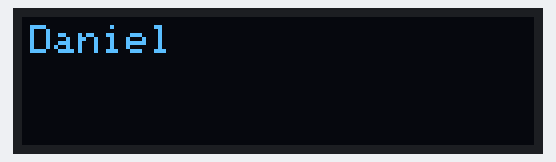
This sketch was run on a simulated Arduino Uno, built with avr-gcc and run on an emulated ATmega328P. Parts: 128×32 one-colour display.

Above: at 0.15 s.
At 5.03 s:
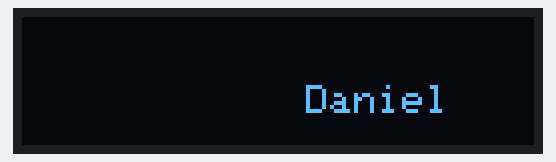
At 9.91 s:
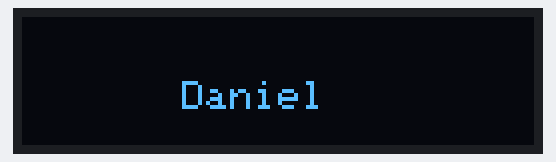
At 19.81 s:
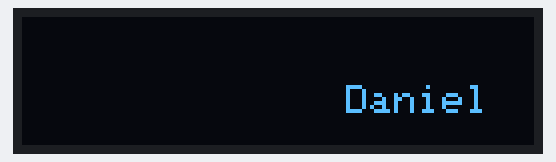
At 29.57 s:
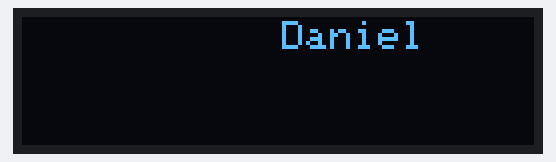
At 39.46 s:
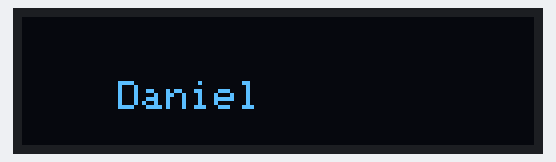

The sketch:

bouncing_text.ino
```cpp
#include <Wire.h>
#include <Adafruit_GFX.h>
#include <Adafruit_SSD1306.h>

// Display dimensions
#define SCREEN_WIDTH 128    // OLED width, in pixels
#define SCREEN_HEIGHT 32    // OLED height, in pixels

#define OLED_RESET    -1    // Reset pin # (or -1 if sharing Arduino reset pin)
Adafruit_SSD1306 display(SCREEN_WIDTH, SCREEN_HEIGHT, &Wire, OLED_RESET);

void setup() {
  Wire.begin();                                        // Initialize I2C
  if (!display.begin(SSD1306_SWITCHCAPVCC, 0x3C)) {    // Initialize display
    for (;;);                                          // Halt on failure
  }

  display.clearDisplay();                              // Clear buffer
  display.setTextSize(1);                              // Normal 1:1 pixel scale
  display.setTextColor(SSD1306_WHITE);                 // White text
  display.display();                                   // Commit clear
}

void loop() {
  static int16_t x_pos = 0;                            // Initial X position
  static int16_t y_pos = 0;                            // Initial Y position
  static int8_t  dx = 1;                               // X velocity (pixels/frame)
  static int8_t  dy = 1;                               // Y velocity (pixels/frame)
  const char*   text = "Daniel";                       // Scrolling text

  // Compute text bounds (width, height)
  int16_t x1, y1;
  uint16_t text_w, text_h;
  display.getTextBounds(text, 0, 0, &x1, &y1, &text_w, &text_h);

  // Clear previous frame
  display.clearDisplay();

  // Draw text at current position
  display.setCursor(x_pos, y_pos);
  display.print(text);
  display.display();

  // Update position
  x_pos += dx;
  y_pos += dy;

  // Bounce horizontally
  if (x_pos <= 0 || x_pos >= SCREEN_WIDTH - text_w) {
    dx = -dx;  // Reverse X direction
    x_pos = constrain(x_pos, 0, SCREEN_WIDTH - text_w);
  }

  // Bounce vertically
  if (y_pos <= 0 || y_pos >= SCREEN_HEIGHT - text_h) {
    dy = -dy;  // Reverse Y direction
    y_pos = constrain(y_pos, 0, SCREEN_HEIGHT - text_h);
  }

  delay(30);  // Control animation speed (lower = faster)
}
```
